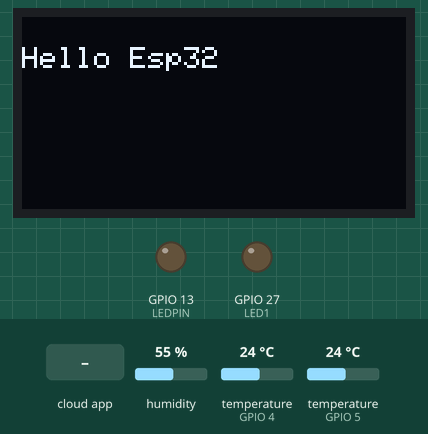
Recording of a sketch running on a simulated ESP32. On the bench: 128×64 one-colour display, output pins drawn as LEDs (lit = HIGH). Inputs (shaded band) come from the test bench; at power-on: humidity 55 %, temperature (sensors on GPIO 4, GPIO 5) 24 °C. WiFi joins after 1.5 s; servers stay silent unless stated; no MQTT or app messages arrive unless stated; what the sketch prints to the serial monitor is not drawn.

Above: at 4.8 s.
4.9 s: the phone or cloud app sets brightness to 1
At 5.2 s:
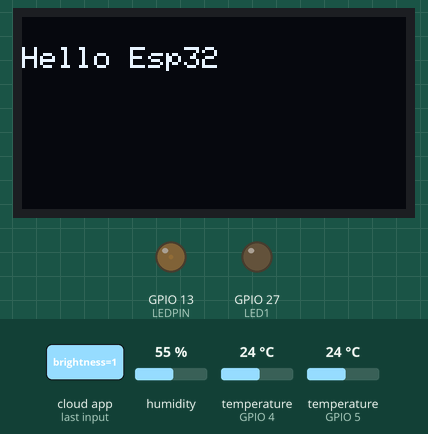
18.9 s: humidity set to 22 %
At 32.84 s:
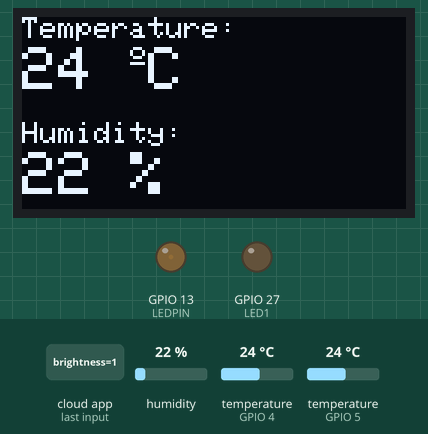
32.9 s: the phone or cloud app sets brightness to 90
At 34.0 s:
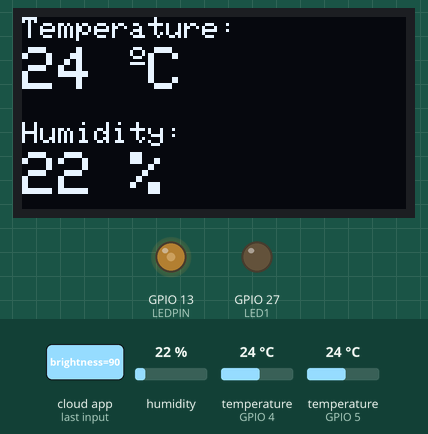
34.4 s: temperature (sensor on GPIO 4) set to 12 °C
At 48.0 s:
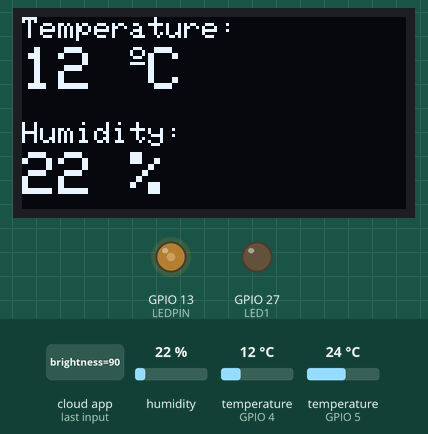
48.3 s: the phone or cloud app sets brightness to 0
At 48.9 s:
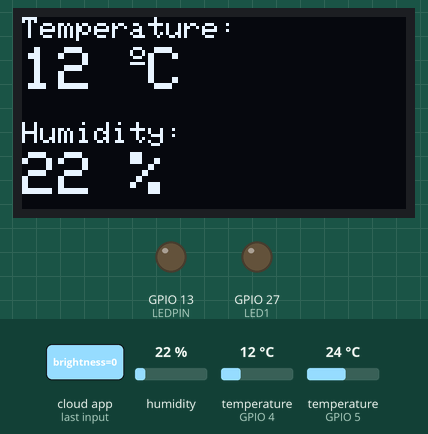
49.8 s: humidity set to 40 %
At 63.0 s:
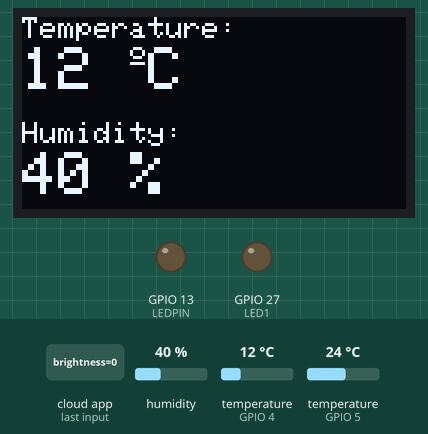
Timing chart, 0 to 64.5 s (numbered marks = the images above; inputs shaded):
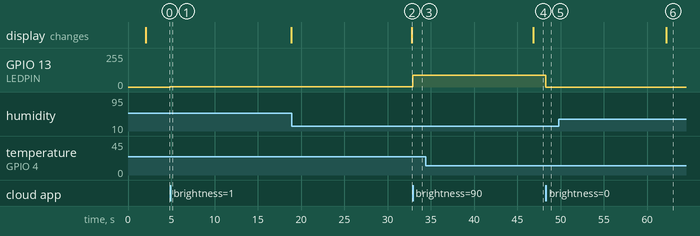

Measured:
- after the input at 4.9 s, GPIO 13 (LEDPIN): 0/255 → 1/255 at once
- after the input at 18.9 s, the display: changes after 13.9 s (image 2)
- after the input at 32.9 s, GPIO 13 (LEDPIN): 1/255 → 90/255 at once
- after the input at 34.4 s, the display: changes after 12.5 s (image 4)
- after the input at 48.3 s, GPIO 13 (LEDPIN): 90/255 → 0/255 at once
- after the input at 49.8 s, the display: changes after 12.4 s (image 6)

The sketch:

Adafruit_MQTT_v6.ino
```cpp
#include <Wire.h>
#include <Adafruit_GFX.h>
#include <Adafruit_SSD1306.h>

#define SCREEN_WIDTH 128 // OLED display width, in pixels
#define SCREEN_HEIGHT 64 // OLED display height, in pixels

Adafruit_SSD1306 display(SCREEN_WIDTH, SCREEN_HEIGHT, &Wire, -1);


#include <SimpleDHT.h>                   // Data ---> D3 VCC ---> 3V3 GND ---> GND
#include <WiFi.h>
#include "Adafruit_MQTT.h"
#include "Adafruit_MQTT_Client.h"

#include "AsyncUDP.h"
#include <NTPClient.h>
#include <WiFiUdp.h>
char udpData[50];

#include <esp_wifi.h>

#include <cppQueue.h>
#include <TimeLib.h>
#define IMPLEMENTATION FIFO
#define OVERWRITE true

#include <OneWire.h>
#include <DallasTemperature.h>
const int oneWireBus = 5;     // GPIO where the DS18B20 is connected to
float ds1820_temp;            // DS1820 temperature

OneWire oneWire(oneWireBus); // Setup a oneWire instance to communicate with any OneWire devices
DallasTemperature sensors(&oneWire); // Pass our oneWire reference to Dallas Temperature sensor


#define LEDPIN 13
#define LED1 27

// WiFi parameters
#define WLAN_SSID       "test1"
#define WLAN_PASS       "88888888"

// udp
WiFiUDP ntpUDP;
NTPClient timeClient(ntpUDP);

AsyncUDP udp;


// Adafruit IO
#define AIO_SERVER      "io.adafruit.com"
#define AIO_SERVERPORT  1883
#define AIO_USERNAME    "chandudeshan"
#define AIO_KEY         "aio_zuro18Tc5t9wAZBJRP2Gmv1INwWQ"
WiFiClient client;
// Setup the MQTT client class by passing in the WiFi client and MQTT server and login details.
Adafruit_MQTT_Client mqtt(&client, AIO_SERVER, AIO_SERVERPORT, AIO_USERNAME, AIO_KEY);
Adafruit_MQTT_Publish Temperature1 = Adafruit_MQTT_Publish(&mqtt, AIO_USERNAME "/feeds/Temperature1");
Adafruit_MQTT_Publish Humidity1 = Adafruit_MQTT_Publish(&mqtt, AIO_USERNAME "/feeds/Humidity1");
Adafruit_MQTT_Subscribe brightness = Adafruit_MQTT_Subscribe(&mqtt, AIO_USERNAME "/feeds/brightness");
Adafruit_MQTT_Subscribe onoffbutton = Adafruit_MQTT_Subscribe(&mqtt, AIO_USERNAME "/feeds/onoff");
Adafruit_MQTT_Publish Temperature2 = Adafruit_MQTT_Publish(&mqtt, AIO_USERNAME "/feeds/Temperature2");


int pinDHT11 = 4;


SimpleDHT11 dht11(pinDHT11);
byte hum = 0;  //Stores humidity value
byte temp = 0; //Stores temperature value

void connect();

typedef struct strRec {                  ///
  String t;
  float temperature;
  float humidity;
  float battery;
} Rec;

cppQueue q(sizeof(Rec), 2000, IMPLEMENTATION, OVERWRITE);

uint32_t t;

void setup() {
  Serial.begin(115200);

  if(!display.begin(SSD1306_SWITCHCAPVCC, 0x3C)) { // Address 0x3D for 128x64
    Serial.println(F("SSD1306 allocation failed"));
    for(;;);
  }
  delay(2000);
  display.clearDisplay();

  display.setTextSize(1);
  display.setTextColor(WHITE);
  display.setCursor(0, 10);
  // Display static text
  display.println("Hello Esp32 ");
  display.display();

  OneWire oneWire(oneWireBus);
  sensors.begin();
  Serial.println(F("Adafruit IO Example"));
  // Connect to WiFi access point.
  Serial.println(); Serial.println();
  delay(10);
  pinMode(LEDPIN,OUTPUT);
  pinMode(LED1,OUTPUT);
  Serial.print(F("Connecting to "));
  Serial.println(WLAN_SSID);
  WiFi.begin(WLAN_SSID, WLAN_PASS);
  while (WiFi.status() != WL_CONNECTED) {
    delay(500);
    Serial.print(F("."));


  }
  if(udp.listen(1234)) {
        Serial.print("UDP Listening on IP: ");
        Serial.println(WiFi.localIP());
        udp.onPacket([](AsyncUDPPacket packet) {
            Serial.print("UDP Packet Type: ");
            Serial.print(packet.isBroadcast()?"Broadcast":packet.isMulticast()?"Multicast":"Unicast");
            Serial.print(", From: ");
            Serial.print(packet.remoteIP());
            Serial.print(":");
            Serial.print(packet.remotePort());
            Serial.print(", To: ");
            Serial.print(packet.localIP());
            Serial.print(":");
            Serial.print(packet.localPort());
            Serial.print(", Length: ");
            Serial.print(packet.length());
            Serial.print(", Data: ");
            Serial.write(packet.data(), packet.length());
            Serial.println();
            //reply to the client
            packet.printf("Got %u bytes of data", packet.length());
        });
    }
  Serial.println();
  Serial.println(F("WiFi connected"));
  Serial.println(F("IP address: "));
  Serial.println(WiFi.localIP());

  mqtt.subscribe(&brightness);
  mqtt.subscribe(&onoffbutton);

  // connect to adafruit io
  connect();

}

uint32_t x=0;

// connect to adafruit io via MQTT
void connect() {
  Serial.print(F("Connecting to Adafruit IO... "));
  int8_t ret;
  while ((ret = mqtt.connect()) != 0) {
    switch (ret) {
      case 1: Serial.println(F("Wrong protocol")); break;
      case 2: Serial.println(F("ID rejected")); break;
      case 3: Serial.println(F("Server unavail")); break;
      case 4: Serial.println(F("Bad user/pass")); break;
      case 5: Serial.println(F("Not authed")); break;
      case 6: Serial.println(F("Failed to subscribe")); break;
      default: Serial.println(F("Connection failed")); break;
    }

    if(ret >= 0)
      mqtt.disconnect();

    Serial.println(F("Retrying connection..."));
    delay(10000);
  }
  Serial.println(F("Adafruit IO Connected!"));
}

void loop() {
  // ping adafruit io a few times to make sure we remain connected
  if(! mqtt.ping(3)) {
    // reconnect to adafruit io
    if(! mqtt.connected())
      connect();
  }

  Adafruit_MQTT_Subscribe *subscription;
  while ((subscription = mqtt.readSubscription(5000))) {
    if (subscription == &brightness) {
      Serial.print(F("Got: "));
      String brightnessValue = (char *)brightness.lastread;
      Serial.println(brightnessValue);
      analogWrite(LEDPIN, brightnessValue.toInt());

    }
  }


  while ((subscription = mqtt.readSubscription(5000))) {
    if (subscription == &onoffbutton) {
      Serial.print(F("Got: "));
      Serial.println((char *)onoffbutton.lastread);

      if(onoffbutton.lastread[0] == '1'){
        digitalWrite(LED1,HIGH);
        Serial.println("1");

      }
      else {
        digitalWrite(LED1,LOW);
        Serial.println("0");
        }
    }
  }

   sensors.requestTemperatures();
  ds1820_temp   = sensors.getTempCByIndex(0);
  Serial.println(ds1820_temp);
  Temperature2.publish(ds1820_temp);

  delay(2000);

  dht11.read(&temp, &hum, NULL);
  Serial.print((int)temp); Serial.print(" *C, ");
  Serial.print((int)hum); Serial.println(" H");

  Rec rec;          // rec part
  rec.t = t;
  rec.temperature = temp  ; // clear error
  rec.humidity = hum;
   //clear error
  q.push(&rec);

 int len = q.getCount();
  Serial.print("Queue length is : ");  //queue length
  Serial.println(len);

  if (len % 2 == 0) {


   for (int i = 0; i < len; i++) {
    q.peek(&rec);
   if (! Temperature1.publish(temp)) {                     //Publish to Adafruit
      Serial.println(F("Failed"));
    }
       if (! Humidity1.publish(hum)) {                     //Publish to Adafruit
      Serial.println(F("Failed"));
    }
    else {
      Serial.println(F("Sent!"));
       q.pop(&rec);
    }
   }


  }

    delay(1000);
    //Send broadcast
    //udp.broadcast("Anyone here?");
    sprintf(udpData,"Temperature value is %2.2f",ds1820_temp );
    udp.broadcast(udpData);
    delay(50);
    sprintf(udpData,"Humidity value is %2.2f",hum);
    udp.broadcast(udpData);
    delay(50);
    sprintf(udpData,"dht temp level is %2.2f",temp );// ____________________________________________clear error minus
    udp.broadcast(udpData);

  // clear display
  display.clearDisplay();

  // display temperature
  display.setTextSize(1);
  display.setCursor(0,0);
  display.print("Temperature: ");
  display.setTextSize(2);
  display.setCursor(0,10);
  display.print(temp);
  display.print(" ");
  display.setTextSize(1);
  display.cp437(true);
  display.write(167);
  display.setTextSize(2);
  display.print("C");

  // display humidity
  display.setTextSize(1);
  display.setCursor(0, 35);
  display.print("Humidity: ");
  display.setTextSize(2);
  display.setCursor(0, 45);
  display.print(hum);
  display.print(" %");

  display.display();


}


void go_to_sleep() {
  Serial.println("Sleep mode activated ............");
  delay(50);
  esp_sleep_enable_timer_wakeup(1000000); //10 seconds
  esp_wifi_stop();
  esp_light_sleep_start();
  esp_wifi_start();
  wifi_connect();


}
void wifi_connect() {
  Serial.print("Connecting to ");
  Serial.println(WLAN_SSID);
  WiFi.mode(WIFI_STA);
  WiFi.begin(WLAN_SSID,  WLAN_PASS);
  int count = 0;
  while (WiFi.status() != WL_CONNECTED) {
    if (count >= 20) {
      break;
    }
    count++;
    delay(500);
    Serial.print(".");
  }
  if (WiFi.status() == WL_CONNECTED) {
    Serial.println("");
    Serial.print("Connected to WiFi network with IP Address: ");
    Serial.println(WiFi.localIP());
  }
  else {
    Serial.println("WiFi not available");
  }

}
```
